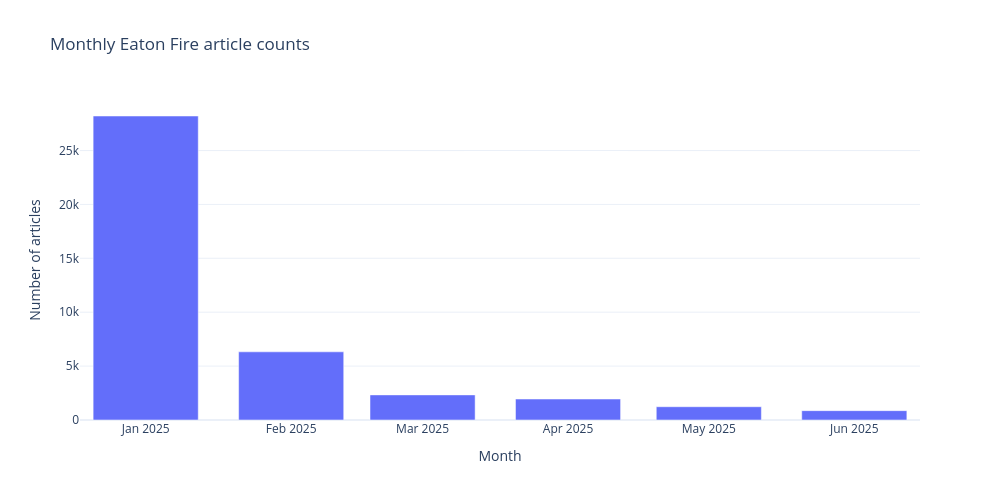

The code cell stored with this chart in its notebook:
### Code cell
monthly_counts = (
    report_df.dropna(subset=["publish_date"])
    .assign(month=report_df["publish_date"].dt.to_period("M").astype(str))
    .groupby("month")
    .size()
    .reset_index(name="n_articles")
)

fig_monthly = px.bar(
    monthly_counts,
    x="month",
    y="n_articles",
    title="Monthly Eaton Fire article counts",
    labels={"month": "Month", "n_articles": "Number of articles"}
)

fig_monthly.update_layout(
    template="plotly_white",
    width=1000,
    height=500
)

fig_monthly.show()
fig_monthly.write_image("figures/monthly_article_counts.pdf")

### Figure 1 — Plotly figure (JSON) as saved in the notebook; plotly's stock layout.template omitted (floating-point values rounded to 4 significant figures)
{"data": [{"hovertemplate": "Month=%{x}<br>Number of articles=%{y}<extra></extra>", "legendgroup": "", "marker": {"color": "#636efa", "pattern": {"shape": ""}}, "name": "", "orientation": "v", "showlegend": false, "textposition": "auto", "type": "bar", "x": ["2025-01", "2025-02", "2025-03", "2025-04", "2025-05", "2025-06"], "xaxis": "x", "y": [28202, 6325, 2330, 1945, 1232, 867], "yaxis": "y"}], "layout": {"barmode": "relative", "height": 500, "legend": {"tracegroupgap": 0}, "title": {"text": "Monthly Eaton Fire article counts"}, "width": 1000, "xaxis": {"anchor": "y", "domain": [0, 1], "title": {"text": "Month"}}, "yaxis": {"anchor": "x", "domain": [0, 1], "title": {"text": "Number of articles"}}}}
